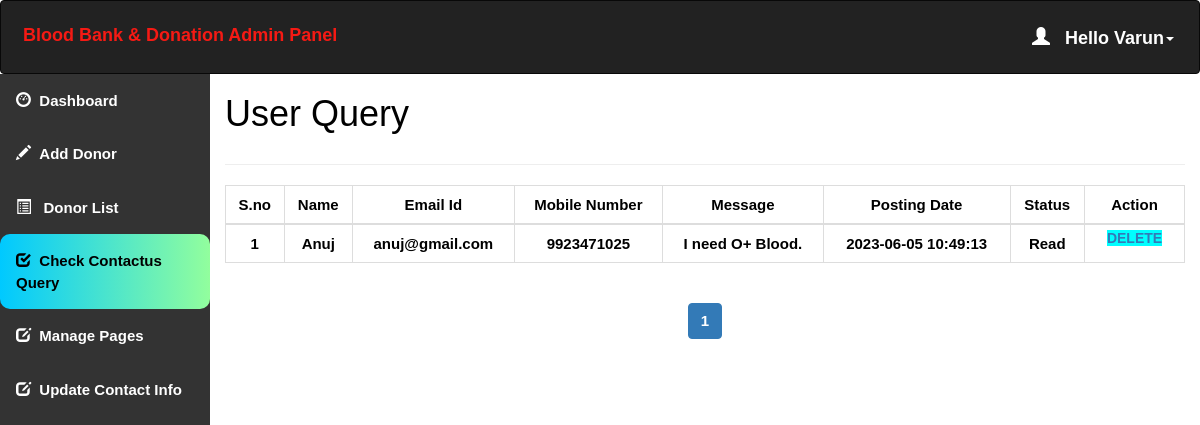
Page /admin/query.php (signed in) on the committed database.
### tables this page shows
create table contact_query(
                              query_id int auto_increment Not Null,
                              query_name varchar(100) NOT NULL,
                              query_mail varchar(120) NOT NULL,
                              query_number char(11) NOT NULL,
                              query_message longtext NOT NULL,
                              query_date timestamp NOT NULL DEFAULT CURRENT_TIMESTAMP,
                              query_status int(11) DEFAULT NULL,
                              Primary key(query_id)
);

### admin/query.php (the view, shortened to what this page needs)
 <!DOCTYPE html>
<html lang="en">
<head>
    <link rel="stylesheet" href="https://maxcdn.bootstrapcdn.com/bootstrap/3.4.1/css/bootstrap.min.css">
</head>
<?php
include 'conn.php';
if (isset($_SESSION['loggedin']) && $_SESSION['loggedin'] == true) {
?>
<body style="color:black">
<div id="header">
    <?php include 'header.php';
    ?>
</div>
<div id="sidebar">
    <?php $active="query"; include 'sidebar.php'; ?>
</div>
<div id="content" >
    <div class="content-wrapper">
        <div class="container-fluid">
            <div class="row">
                <div class="col-md-12 lg-12 sm-12">
                    <h1 class="page-title">User Query</h1>
                </div>
            </div>
            <hr>
            <?php
            include 'conn.php';
            $limit = 10;
            if(isset($_GET['page'])){
                $page = $_GET['page'];
            }else{
                $page = 1;
            }
            $offset = ($page - 1) * $limit;
            $count=$offset+1;
            $sql= "select * from contact_query LIMIT {$offset},{$limit}";
            $result=mysqli_query($conn,$sql);
            if(mysqli_num_rows($result)>0)   {
                ?>
                <div class="table-responsive">
                    <table class="table table-bordered" style="text-align:center">
                        <thead style="text-align:center">
                        <th style="text-align:center">S.no</th>
                        <th style="text-align:center">Name</th>
                        <th style="text-align:center">Email Id</th>
                        <th style="text-align:center">Mobile Number</th>
                        <th style="text-align:center">Message</th>
                        <th style="text-align:center">Posting Date</th>
                        <th style="text-align:center">Status</th>
                        <th style="text-align:center">Action</th>
                        </thead>
                        <tbody>
                        <?php
                        while($row = mysqli_fetch_assoc($result)) { ?>
                            <tr>
                                <td><?php echo $count++; ?></td>
                                <td><?php echo $row['query_name']; ?></td>
                                <td><?php echo $row['query_mail']; ?></td>
                                <td><?php echo $row['query_number']; ?></td>
                                <td><?php echo $row['query_message']; ?></td>
                                <td><?php echo $row['query_date']; ?></td>
                                <?php if($row['query_status']==1)
                                {
                                    ?><td>Read<br></td>
                                <?php } else {?>
                                    <td><a href="query.php?id=<?php echo $row['query_id'];?>" onclick="clickme()"><b id="demo">Pending</b></a><br>
                                    </td>
                                <?php } ?>
                                <td id="he" style="width:100px">
                                    <a style="background-color:aqua" href='delete_query.php?id=<?php echo $row['query_id']; ?>'> Delete </a>
                                </td>
                            </tr>
                        <?php } ?>
                        </tbody>
                    </table>
                </div>
            <?php } ?>
            <div class="table-responsive" style="text-align:center;align:center">
                <?php
                $sql1 = "SELECT * FROM contact_query";
                $result1 = mysqli_query($conn, $sql1) or die("Query Failed.");
                if(mysqli_num_rows($result1) > 0){
                    $total_records = mysqli_num_rows($result1);
                    $total_page = ceil($total_records / $limit);
                    echo '<ul class="pagination admin-pagination">';
                    for($i = 1; $i <= $total_page; $i++){
                        if($i == $page){
                            $active = "active";
                        }else{
                            $active = "";
                        }
                        echo '<li class="'.$active.'"><a href="query.php?page='.$i.'">'.$i.'</a></li>';
                    }
                    echo '</ul>';
                }
                ?>
            </div>
        </div>
    </div>
    <?php }
    ?>
</body>
</html>

### admin/header.php (shortened to what this page needs)
<!DOCTYPE html>
<html lang="en">
<head>
    <link rel="stylesheet" href="https://maxcdn.bootstrapcdn.com/bootstrap/3.4.1/css/bootstrap.min.css">
</head>
<body>
<nav class="navbar navbar-inverse">
    <div class="container-fluid">
        <div class="navbar-header">
            <a class="navbar-brand" id="qq" href="dashboard.php" style="color:#F51A14;">Blood Bank & Donation Admin Panel</a>
        </div>
        <ul class="nav navbar-nav navbar-right">
            <li class="dropdown"><a class="dropdown-toggle" id="qw" data-toggle="dropdown" href="#" style="font-weight:bold;color:white "> <span class="glyphicon glyphicon-user"></span>&nbsp&nbsp
                    <?php
                    include 'conn.php';
                    $username=$_SESSION['username'];
                    $sql="select * from admin_info where admin_username='$username'";
                    $result=mysqli_query($conn,$sql) or die("query failed.");
                    $row=mysqli_fetch_assoc($result);
                    echo "Hello ".$row['admin_name'];
                    ?><span class="caret"></span></a>
            </li>
        </ul>
    </div>
</nav>
</body></html>

### admin/query.php (style rules this page uses)
#sidebar { position:relative;margin-top:-20px }
#content { position:relative;margin-left:210px }
#he { font-size: 14px; font-weight: 600; text-transform: uppercase; padding: 3px 7px; color: #fff; text-decoration: none; border-radius: 3px; align:center }

### admin/header.php (style rules this page uses)
.navbar { background-color: #333333 ; padding: 10px 10px; color:#FF0404 ; }
.navbar a { float: left; color: white; text-align: center; padding: 12px; text-decoration: none; font-size: 18px; line-height: 25px; }
.navbar-brand { font-size: 25px; font-weight: bold; }
.navbar a { float: none; display: block; text-align: left; }
.navbar-right { float: none; }

### admin/sidebar.php (style rules this page uses)
body { margin: 0; font-family: 'Averia Gruesa Libre', sans-serif;font-size: 15px; color:#F8F9F9; }

### rows in the picture
contact_query: query_name "Anuj", query_mail "anuj@gmail.com", query_number "9923471025", query_message "I need O+ Blood.", query_date "2023-06-05 10:49:13", query_status "Read"

### other values in the picture
$row['admin_name'] "Varun"
